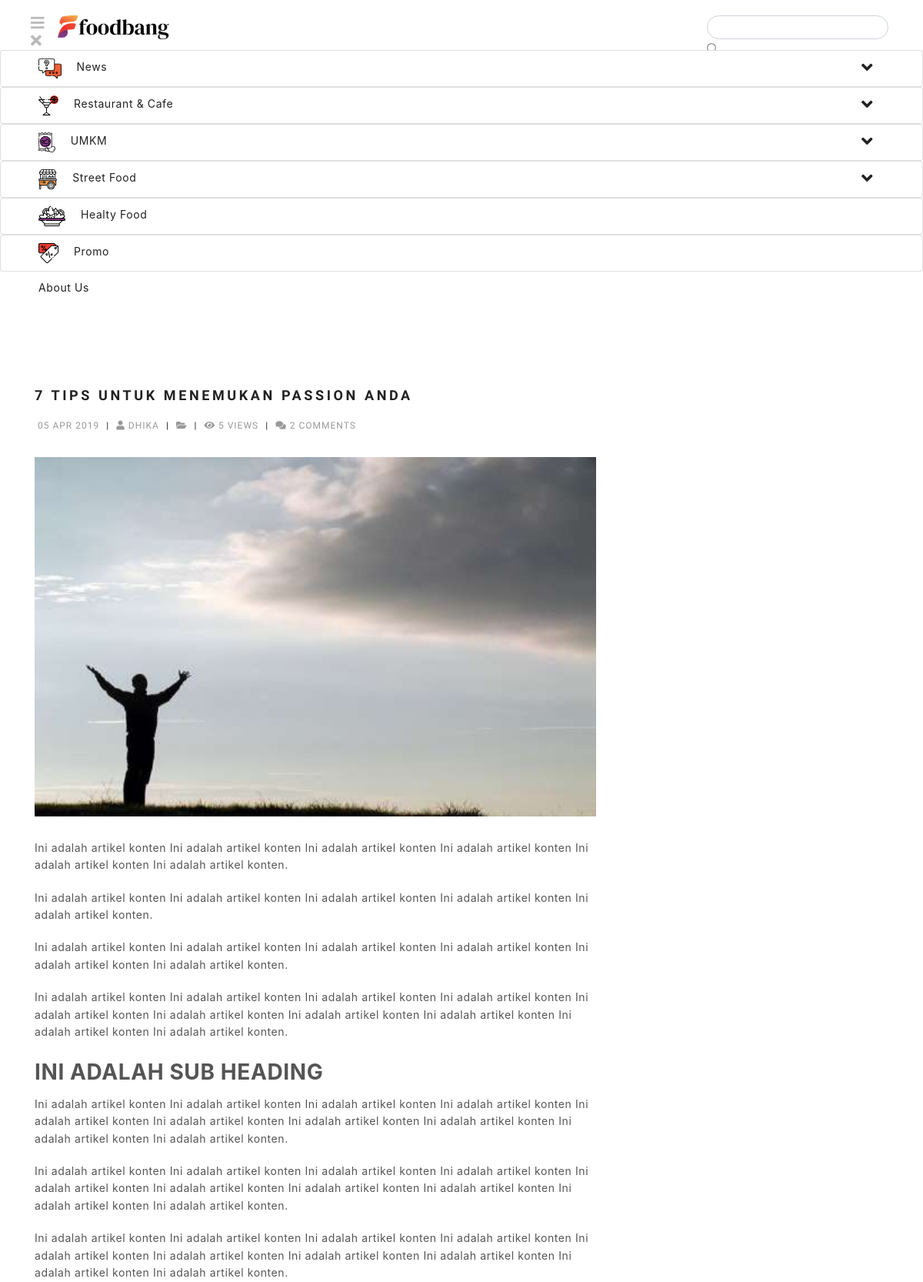
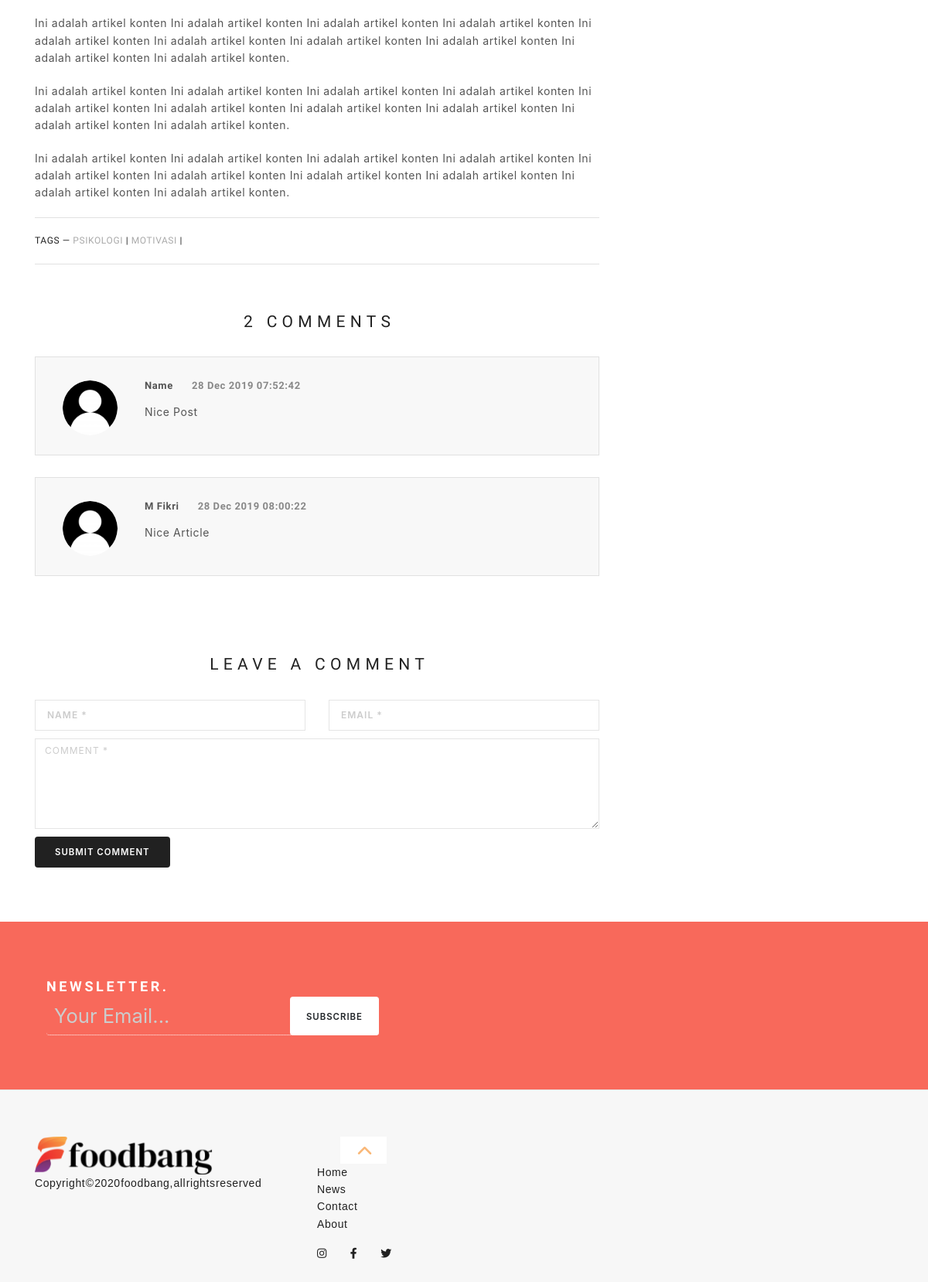
The page /blog/tips-untuk-menemukan-passion-anda on the database its author committed (2 pictures, top to bottom).
### tables this page shows
CREATE TABLE `tbl_post` (
  `post_id` int(11) NOT NULL,
  `post_title` varchar(250) DEFAULT NULL,
  `post_description` text DEFAULT NULL,
  `post_description_title` varchar(255) NOT NULL,
  `post_contents` longtext DEFAULT NULL,
  `post_image` varchar(255) DEFAULT NULL,
  `post_image_desc` varchar(255) NOT NULL,
  `post_date` timestamp NULL DEFAULT current_timestamp(),
  `post_last_update` datetime DEFAULT NULL,
  `post_type_id` int(11) NOT NULL,
  `post_category_id` int(11) DEFAULT NULL,
  `post_subcategory_id` int(11) NOT NULL,
  `post_tags` varchar(225) DEFAULT NULL,
  `post_slug` varchar(250) DEFAULT NULL,
  `post_feature_article` int(11) NOT NULL,
  `post_city_id` int(11) NOT NULL,
  `post_location_id` int(11) NOT NULL,
  `post_halal_id` int(11) NOT NULL,
  `post_additional_id` int(11) NOT NULL,
  `post_status` int(11) DEFAULT NULL COMMENT '1=Publish, 0=Unpublish',
  `post_views` int(11) DEFAULT 0,
  `post_user_id` int(11) DEFAULT NULL,
  `post_detail_id` varchar(255) NOT NULL,
  `email_news_update` int(11) DEFAULT NULL
);

CREATE TABLE `tbl_comment` (
  `comment_id` int(11) NOT NULL,
  `comment_date` timestamp NULL DEFAULT current_timestamp(),
  `comment_name` varchar(60) DEFAULT NULL,
  `comment_email` varchar(90) DEFAULT NULL,
  `comment_message` text DEFAULT NULL,
  `comment_status` int(11) DEFAULT 0,
  `comment_parent` int(11) DEFAULT 0,
  `comment_post_id` int(11) DEFAULT NULL,
  `comment_image` varchar(50) DEFAULT NULL
);

### application/controllers/Blog.php (called while the page is built, shortened)
<?php
class Blog extends CI_Controller {
	function __construct(){
		$this->load->model('Blog_model','blog_model');
		$this->load->model('Visitor_model','visitor_model');
		$this->load->model('Home_model','home_model');
		$this->load->model('Site_model','site_model');
        $this->load->helper('text');
	}
	function detail($slug){
		$data=$this->blog_model->get_post_by_slug($slug);
		if($data->num_rows() > 0){
		    $q=$data->row_array();
    		$kode=$q['post_id'];
    		$x['title']=$q['post_title'];
    		if(empty($q['post_description'])){
    			$x['description'] = strip_tags(word_limiter($q['post_contents'],25));
    		}else{
    			$x['description'] = $q['post_description'];
    		}
    		$x['image']=$q['post_image'];
    		$x['slug']=$q['post_slug'];
    		$x['content']=$q['post_contents'];
    		$x['views']=$q['post_views'];
    		$x['comment']=$q['comment_total'];
    		$x['author']=$q['user_name'];
    		$x['category']=$q['category_name'];
    		$x['category_slug']=$q['category_slug'];
    		$x['date']=$q['post_date'];
    		$x['tags']=$q['post_tags'];
    		$x['post_id']=$kode;
    		$category_id = $q['category_id'];
    		$this->blog_model->count_views($kode);
    		$x['related_post']  = $this->blog_model->get_related_post($category_id,$kode);
    		$x['show_comments'] = $this->blog_model->show_comments($kode);
    		$site_info = $this->db->get('tbl_site', 1)->row();
			$v['logo'] =  $site_info->site_logo_header;
			$x['icon'] = $site_info->site_favicon;
    		$x['header'] = $this->load->view('header',$v,TRUE);
    		$x['footer'] = $this->load->view('footer','',TRUE);
    		$site = $this->site_model->get_site_data()->row_array();
			$x['site_name'] = $site['site_name'];
			$x['site_twitter'] = $site['site_twitter'];
			$x['site_facebook'] = $site['site_facebook'];
    		$this->load->view('blog_detail_view',$x);
		}else{
		    redirect('blog');
		}
	}
}

### index.php (called while the page is built, shortened)
<?php
require_once BASEPATH.'core/CodeIgniter.php';

### application/models/Blog_model.php (called while the page is built, shortened)
<?php
class Blog_model extends CI_Model{
	function get_post_by_slug($slug){
		$query = $this->db->query("SELECT tbl_post.*,user_name,COUNT(comment_id) AS comment_total,tbl_category.* FROM tbl_post
			LEFT JOIN tbl_user ON post_user_id=user_id
			LEFT JOIN tbl_comment ON post_id=comment_post_id
			LEFT JOIN tbl_category ON post_category_id=category_id
			WHERE post_slug='$slug' GROUP BY post_id LIMIT 1");
		return $query;
	}
	function count_views($kode){
        $user_ip=$_SERVER['REMOTE_ADDR'];
        $cek_ip=$this->db->query("SELECT * FROM tbl_post_views WHERE view_ip='$user_ip' AND view_post_id='$kode' AND DATE(view_date)=CURDATE()");
        if($cek_ip->num_rows() <= 0){
            $this->db->trans_start();
				$this->db->query("INSERT INTO tbl_post_views (view_ip,view_post_id) VALUES('$user_ip','$kode')");
				$this->db->query("UPDATE tbl_post SET post_views=post_views+1 where post_id='$kode'");
			$this->db->trans_complete();
			if($this->db->trans_status()==TRUE){
				return TRUE;
			}else{
				return FALSE;
			}
        }
    }
    function show_comments($kode){
    	$query = $this->db->query("SELECT * FROM tbl_comment WHERE comment_post_id='$kode' AND comment_status='1' AND comment_parent='0'");
    	return $query;
    }
}

### application/views/blog_detail_view.php (the view, shortened to what this page needs)
<!DOCTYPE html>
<html lang="en">
	<head>
		<link rel="stylesheet" href="<?php echo base_url('theme/css/bootstrap.min.css') ?>"/>
		<link rel="stylesheet" href="<?php echo base_url('theme/css/style.css') ?>"/>
		<link rel="stylesheet" href="<?php echo base_url('theme/css/padding-margin.css') ?>"/>
		<link href="<?php echo base_url() . 'theme/css/jssocials.css' ?>" rel="stylesheet">
		<link href="<?php echo base_url() . 'theme/css/jssocials-theme-flat.css' ?>" rel="stylesheet">
		<link rel="stylesheet" href="<?php echo base_url() . 'assets/plugins/fontawesome/css/all.css' ?>"/>
	</head>
	<body class="content-animate">
		<div id="top" class="page">
			<?php echo $header; ?>
			<main class="cd-main-content mt-100">
				<section class="page-section small-section">
					<div class="container relative">
						<div class="row">
							<div class="col-md-8 col-md-offset-2">
								<div class="blog-item clearfix">
									<h2 class="heading5 mt-0 font-face1 fw700"><?php echo $title; ?></h2>
									<div class="blog-item-meta font-face1">
										<span><a href="javascript:void(0)"><i class="fa fa-calendar-o"></i> <?php echo date('d M Y', strtotime($date)); ?></a></span>
										<span class="separator">&vert;</span>
										<span><a href="javascript:void(0)"><i class="fa fa-user"></i> <?php echo $author; ?></a></span>
										<span class="separator">&vert;</span>
										<span><a href="<?php echo site_url('category/' . $category_slug); ?>"><i class="fa fa-folder-open"></i> <?php echo $category; ?></a></span>
										<span class="separator">&vert;</span>
										<span><a href="javascript:void(0)"><i class="fa fa-eye"></i> <?php echo number_format($views) . ' views'; ?></a></span>
										<span class="separator">&vert;</span>
										<span><a href="javascript:void(0)"><i class="fa fa-comments"></i> <?php echo number_format($comment); ?> Comments</a></span>
									</div>
									<div class="blog-media">
										<img alt="" src="<?php echo base_url() . 'assets/images/' . $image; ?>">
									</div>
									<div class="blog-item-body light-text clearfix">
										<?php echo $content; ?>
									</div>
									<div class="post-meta-section clearfix">
										<div class="float-left font-face1 post-meta-holder nomargin">TAGS &mdash;
											<?php
$split_tag = explode(",", $tags);
foreach ($split_tag as $tag):
?>
											<a href="<?php echo site_url('tag/' . $tag); ?>"><?php echo $tag; ?></a> &vert;
											<?php endforeach;?>
										</div>
									</div>
									<div class="comments-heading text-center mb-30 mt-60">
										<hgroup>
											<h2 class="font-face1 section-heading"><?php echo $comment; ?> Comments</h2>
										</hgroup>
									</div>
									<ul class="comments-list mb-100 mb-md-80 mb-sm-60 clearfix">
									<?php foreach ($show_comments->result() as $row): ?>
										<li class="comment">
											<div class="comment-body clearfix">
												<div class="lp1 font-face1">
													<span class="user-avatar float-left hidden-xs">
														<img alt="" src="<?php echo base_url() . 'assets/images/' . $row->comment_image; ?>">
													</span>
													<div class="comment-user">
														<a href="javascript:void(0)"><?php echo $row->comment_name; ?></a>
													</div>
													<div class="comment-date">
														<span><?php echo date('d M Y H:i:s', strtotime($row->comment_date)); ?></span>
													</div>
												</div>
												<div class="comment-inner light-text">
													<p><?php echo $row->comment_message; ?></p>
												</div>
											</div>
										</li>
									<?php endforeach;?>
									</ul>
									<div class="comments-heading text-center mb-30">
										<hgroup>
											<h2 class="font-face1 section-heading">Leave a comment</h2>
										</hgroup>
									</div>
									<form method="post" action="<?php echo site_url('send_comment'); ?>" role="form" class="form">
										<div class="row">
											<div class="col-md-6">
												<div class="form-group">
													 <input type="text" name="name" class="full_width" placeholder="Name *" maxlength="100" required="">
												</div>
											</div>
											<div class="col-md-6">
												<div class="form-group">
													<input type="email" name="email" class="full_width" placeholder="Email *" maxlength="100" required="">
												</div>
											</div>
											<div class="col-md-12">
												<div class="form-group">
													<textarea name="comment" class="full_width" rows="6" placeholder="Comment *" maxlength="400" required></textarea>
												</div>
											</div>
											<div class="col-md-12 center-xs">
												<button type="submit" class="btn bg-black white-color">
													Submit comment
												</button>
											</div>
										</div>
									</form>
								</div>
							</div>
						</div>
					</div>
				</section>
				<section  class="page-section subscribe-section small-section">
					<div class="container">
						<div class="row">
							<div class="col-md-10 col-md-offset-1">
								<div class="form-subscribe mb-50 mb-sm-0">
									<div class="col-sm-6 mb-sm-40">
										<h2 class="heading5 mt-0 font-face1 white-color fw700 mb-0" >Newsletter.</h2>
									</div>
									<div class="col-sm-6">
										<form class="form-inline" action="<?php echo site_url('subscribe'); ?>" method="post">
											<div class="form-group">
												<input type="email" name="email" required placeholder="Your Email..." class="form-control">
												<button type="submit" class="btn btn-subscribe">Subscribe</button>
											</div>
										</form>
									</div>
								</div>
							</div>
						</div>
					</div>
				</section>
				<?php echo $footer; ?>
				</main>
		</div>
	</body>
</html>

### theme/css/padding-margin.css (style rules this page uses)
.mt-0 { margin-top:0!important }
.mt-60 { margin-top:60px }
.mt-100 { margin-top:100px }
.mb-0 { margin-bottom:0!important }
.mb-30 { margin-bottom:30px }
.mb-50 { margin-bottom:50px }
.mb-100 { margin-bottom:100px }

### rows shown on the page
tbl_post: post_title "7 TIPS UNTUK MENEMUKAN PASSION ANDA", post_date "05 APR 2019", post_views "5", post_image (picture), post_contents "Ini adalah artikel konten Ini adalah artikel konten Ini adalah artikel konten Ini adalah artikel konten Ini adalah artikel konten Ini adalah artikel konten. Ini adalah artikel konten Ini adalah artikel konten Ini adalah artikel konten Ini adalah artikel konten Ini adalah artikel konten. Ini adalah artikel konten Ini adalah artikel konten Ini adalah artikel konten Ini adalah artikel konten Ini adalah artikel konten Ini adalah artikel konten. Ini adalah artikel konten Ini adalah artikel konten Ini adalah artikel konten Ini adalah artikel konten Ini adalah artikel konten Ini adalah artikel konten Ini adalah artikel konten Ini adalah artikel konten Ini adalah artikel konten Ini adalah artikel…", post_tags "PSIKOLOGI", post_tags "MOTIVASI"
tbl_comment: comment_image (placeholder picture), comment_name "Name", comment_date "28 Dec 2019 07:52:42", comment_message "Nice Post"
tbl_comment: comment_image (placeholder picture), comment_name "M Fikri", comment_date "28 Dec 2019 08:00:22", comment_message "Nice Article"

### other values the page prints
$author "DHIKA"
$comment "2"
